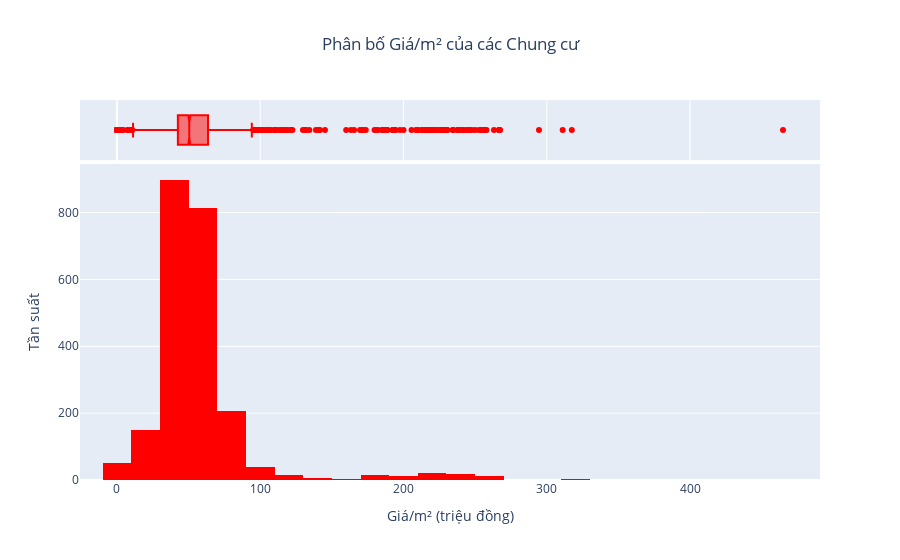

Source (notebook cell):
### Code cell
import plotly.express as px

# Vẽ biểu đồ phân bố (Histogram và KDE)
fig = px.histogram(
    df, 
    x='Giá/m²', 
    title='Phân bố Giá/m² của các Chung cư',
    marginal='box',  # Thêm biểu đồ hộp ở bên trên
    nbins=30,        # Số lượng cột trong biểu đồ
    color_discrete_sequence=['red']
)
fig.update_layout(xaxis_title='Giá/m² (triệu đồng)', yaxis_title='Tần suất', title_x=0.5)
fig.show()

### Figure 1 — Plotly figure (JSON) as saved in the notebook; plotly's stock layout.template omitted (floating-point values rounded to 4 significant figures; data arrays with more than 128 entries replaced by an {"elided": "..."} marker saying what was removed)
{"data": [{"alignmentgroup": "True", "bingroup": "x", "hovertemplate": "Giá/m²=%{x}<br>count=%{y}<extra></extra>", "legendgroup": "", "marker": {"color": "red", "pattern": {"shape": ""}}, "name": "", "nbinsx": 30, "offsetgroup": "", "orientation": "v", "showlegend": false, "type": "histogram", "x": {"elided": "2263 float values"}, "xaxis": "x", "yaxis": "y"}, {"alignmentgroup": "True", "hovertemplate": "Giá/m²=%{x}<extra></extra>", "legendgroup": "", "marker": {"color": "red"}, "name": "", "notched": true, "offsetgroup": "", "showlegend": false, "type": "box", "x": {"elided": "2263 float values"}, "xaxis": "x2", "yaxis": "y2"}], "layout": {"barmode": "relative", "legend": {"tracegroupgap": 0}, "title": {"text": "Phân bố Giá/m² của các Chung cư", "x": 0.5}, "xaxis": {"anchor": "y", "domain": [0, 1], "title": {"text": "Giá/m² (triệu đồng)"}}, "xaxis2": {"anchor": "y2", "domain": [0, 1], "matches": "x", "showgrid": true, "showticklabels": false}, "yaxis": {"anchor": "x", "domain": [0, 0.8316], "title": {"text": "Tần suất"}}, "yaxis2": {"anchor": "x2", "domain": [0.8416, 1], "matches": "y2", "showgrid": false, "showline": false, "showticklabels": false, "ticks": ""}}}
